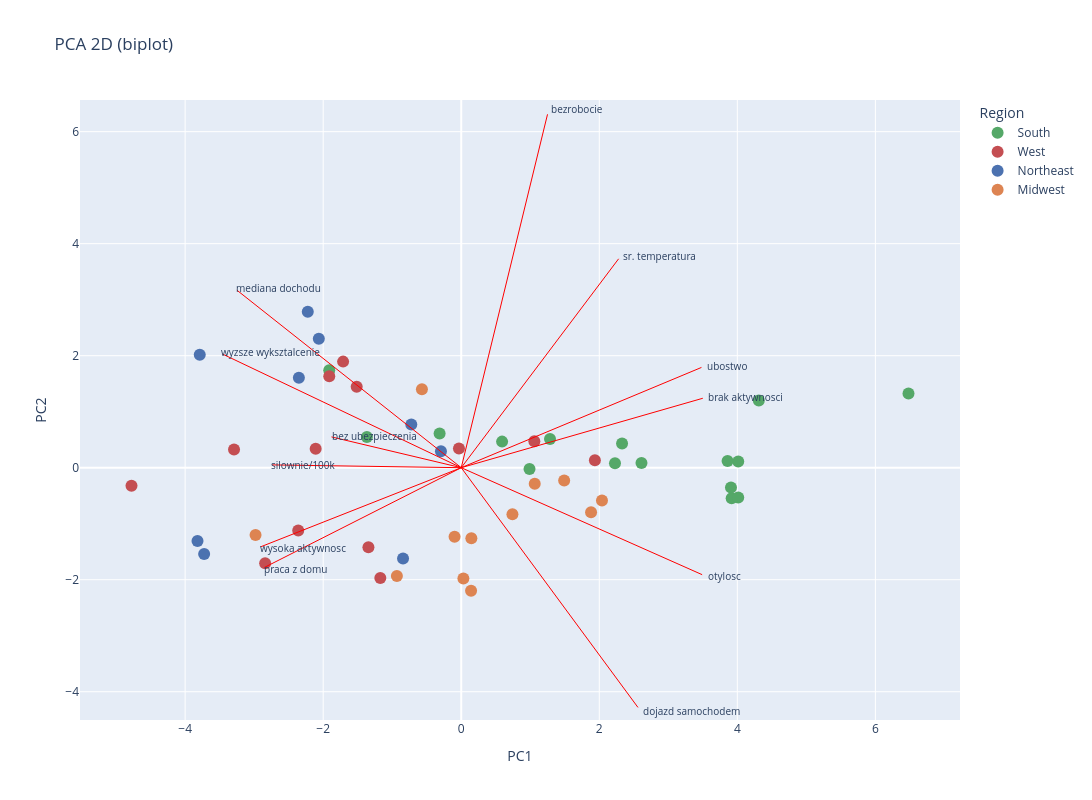

Source (notebook cell):
### Markdown cell above
**PC1 (~57% wariancji)** oś zamożności i zdrowia. Po prawej stronie (wysokie PC1): otyłość, brak aktywności, ubóstwo, dojazdy samochodem — typowy profil południa USA. Po lewej: wysokie wykształcenie, dochód, praca z domu, siłownie — Northeast i wybrzeże zachodnie. To dominująca oś zróżnicowania między stanami.

**PC2 (~14% wariancji)** oś klimatyczno-strukturalna, niezależna od PC1. Wysoko na PC2 plasują się stany z wysokim bezrobociem, ciepłym klimatem i ubóstwem, ale jednocześnie z niskimi dojazdami samochodem i niską otyłością. To brzmi jak Floryda, Arizona — ciepłe stany z dużymi miastami, gdzie ludzie chodzą pieszo, ale bezrobocie i ubóstwo są wysokie.

### Code cell
x = X_pca[:, 0]
y = X_pca[:, 1]

fig = px.scatter(
    x=x,
    y=y,
    hover_name=df_pca.LocationDesc,
    color=df_pca["Region"],
    labels={"x": "PC1", "y": "PC2", "color": "Region"},
    color_discrete_map=PALETTE,
    title="PCA 2D (biplot)",
)


for feature_name, row in loadings.iterrows():
    fig.add_shape(
        type="line",
        x0=0,
        y0=0,
        x1=row["PC1"] * 10,
        y1=row["PC2"] * 10,
        line=dict(color="red", width=1),
    )
    fig.add_annotation(
        x=row["PC1"] * 10.15,
        y=row["PC2"] * 10.15,
        text=feature_name,
        showarrow=False,
        font=dict(size=10),
        xanchor="left",
    )


fig.update_layout(
    autosize=False,
    width=1200,
    height=800,
)

fig.update_traces(marker=dict(size=12), textposition="top center")
fig.show()

### Figure 1 — Plotly figure (JSON) as saved in the notebook; plotly's stock layout.template omitted (floating-point values rounded to 4 significant figures)
{"data": [{"hovertemplate": "<b>%{hovertext}</b><br><br>Region=South<br>PC1=%{x}<br>PC2=%{y}<extra></extra>", "hovertext": ["Alabama", "Arkansas", "Delaware", "Florida", "Georgia", "Kentucky", "Louisiana", "Maryland", "Mississippi", "North Carolina", "Oklahoma", "South Carolina", "Tennessee", "Texas", "Virginia", "West Virginia"], "legendgroup": "South", "marker": {"color": "#55A868", "size": 12, "symbol": "circle"}, "mode": "markers", "name": "South", "orientation": "v", "showlegend": true, "textposition": "top center", "type": "scatter", "x": [4.013, 3.918, -0.3132, 0.5918, 1.286, 3.859, 4.311, -1.912, 6.48, 0.9895, 3.908, 2.227, 2.611, 2.33, -1.367, 4.013], "xaxis": "x", "y": [0.11, -0.5454, 0.6087, 0.4657, 0.5112, 0.1211, 1.199, 1.741, 1.325, -0.02171, -0.3533, 0.07832, 0.0858, 0.4332, 0.5464, -0.5328], "yaxis": "y"}, {"hovertemplate": "<b>%{hovertext}</b><br><br>Region=West<br>PC1=%{x}<br>PC2=%{y}<extra></extra>", "hovertext": ["Alaska", "Arizona", "California", "Colorado", "Hawaii", "Idaho", "Montana", "Nevada", "New Mexico", "Oregon", "Utah", "Washington", "Wyoming"], "legendgroup": "West", "marker": {"color": "#C44E52", "size": 12, "symbol": "circle"}, "mode": "markers", "name": "West", "orientation": "v", "showlegend": true, "textposition": "top center", "type": "scatter", "x": [-1.515, -0.03294, -1.711, -4.777, -1.912, -1.172, -2.841, 1.059, 1.936, -2.109, -2.361, -3.292, -1.345], "xaxis": "x", "y": [1.447, 0.3437, 1.894, -0.3221, 1.631, -1.97, -1.707, 0.4712, 0.1344, 0.3402, -1.123, 0.3257, -1.42], "yaxis": "y"}, {"hovertemplate": "<b>%{hovertext}</b><br><br>Region=Northeast<br>PC1=%{x}<br>PC2=%{y}<extra></extra>", "hovertext": ["Connecticut", "Maine", "Massachusetts", "New Hampshire", "New Jersey", "New York", "Pennsylvania", "Rhode Island", "Vermont"], "legendgroup": "Northeast", "marker": {"color": "#4C72B0", "size": 12, "symbol": "circle"}, "mode": "markers", "name": "Northeast", "orientation": "v", "showlegend": true, "textposition": "top center", "type": "scatter", "x": [-2.352, -0.8431, -3.788, -3.724, -2.063, -2.223, -0.2938, -0.7235, -3.821], "xaxis": "x", "y": [1.607, -1.62, 2.017, -1.54, 2.303, 2.786, 0.2956, 0.7733, -1.308], "yaxis": "y"}, {"hovertemplate": "<b>%{hovertext}</b><br><br>Region=Midwest<br>PC1=%{x}<br>PC2=%{y}<extra></extra>", "hovertext": ["Illinois", "Indiana", "Iowa", "Kansas", "Michigan", "Minnesota", "Missouri", "Nebraska", "North Dakota", "Ohio", "South Dakota", "Wisconsin"], "legendgroup": "Midwest", "marker": {"color": "#DD8452", "size": 12, "symbol": "circle"}, "mode": "markers", "name": "Midwest", "orientation": "v", "showlegend": true, "textposition": "top center", "type": "scatter", "x": [-0.5696, 2.039, 0.1469, 0.7419, 1.065, -2.98, 1.881, -0.09662, 0.1425, 1.491, 0.03115, -0.9322], "xaxis": "x", "y": [1.402, -0.5845, -1.261, -0.8329, -0.2876, -1.202, -0.7974, -1.231, -2.197, -0.2287, -1.979, -1.934], "yaxis": "y"}], "layout": {"annotations": [{"font": {"size": 10}, "showarrow": false, "text": "otylosc", "x": 3.542, "xanchor": "left", "y": -1.939}, {"font": {"size": 10}, "showarrow": false, "text": "brak aktywnosci", "x": 3.552, "xanchor": "left", "y": 1.259}, {"font": {"size": 10}, "showarrow": false, "text": "wysoka aktywnosc", "x": -2.943, "xanchor": "left", "y": -1.431}, {"font": {"size": 10}, "showarrow": false, "text": "mediana dochodu", "x": -3.299, "xanchor": "left", "y": 3.218}, {"font": {"size": 10}, "showarrow": false, "text": "ubostwo", "x": 3.532, "xanchor": "left", "y": 1.817}, {"font": {"size": 10}, "showarrow": false, "text": "bezrobocie", "x": 1.269, "xanchor": "left", "y": 6.405}, {"font": {"size": 10}, "showarrow": false, "text": "wyzsze wyksztalcenie", "x": -3.512, "xanchor": "left", "y": 2.06}, {"font": {"size": 10}, "showarrow": false, "text": "bez ubezpieczenia", "x": -1.908, "xanchor": "left", "y": 0.5583}, {"font": {"size": 10}, "showarrow": false, "text": "dojazd samochodem", "x": 2.598, "xanchor": "left", "y": -4.344}, {"font": {"size": 10}, "showarrow": false, "text": "praca z domu", "x": -2.893, "xanchor": "left", "y": -1.807}, {"font": {"size": 10}, "showarrow": false, "text": "silownie/100k", "x": -2.781, "xanchor": "left", "y": 0.05075}, {"font": {"size": 10}, "showarrow": false, "text": "sr. temperatura", "x": 2.314, "xanchor": "left", "y": 3.786}], "autosize": false, "height": 800, "legend": {"title": {"text": "Region"}, "tracegroupgap": 0}, "shapes": [{"line": {"color": "red", "width": 1}, "type": "line", "x0": 0, "x1": 3.49, "y0": 0, "y1": -1.91}, {"line": {"color": "red", "width": 1}, "type": "line", "x0": 0, "x1": 3.5, "y0": 0, "y1": 1.24}, {"line": {"color": "red", "width": 1}, "type": "line", "x0": 0, "x1": -2.9, "y0": 0, "y1": -1.41}, {"line": {"color": "red", "width": 1}, "type": "line", "x0": 0, "x1": -3.25, "y0": 0, "y1": 3.17}, {"line": {"color": "red", "width": 1}, "type": "line", "x0": 0, "x1": 3.48, "y0": 0, "y1": 1.79}, {"line": {"color": "red", "width": 1}, "type": "line", "x0": 0, "x1": 1.25, "y0": 0, "y1": 6.31}, {"line": {"color": "red", "width": 1}, "type": "line", "x0": 0, "x1": -3.46, "y0": 0, "y1": 2.03}, {"line": {"color": "red", "width": 1}, "type": "line", "x0": 0, "x1": -1.88, "y0": 0, "y1": 0.55}, {"line": {"color": "red", "width": 1}, "type": "line", "x0": 0, "x1": 2.56, "y0": 0, "y1": -4.28}, {"line": {"color": "red", "width": 1}, "type": "line", "x0": 0, "x1": -2.85, "y0": 0, "y1": -1.78}, {"line": {"color": "red", "width": 1}, "type": "line", "x0": 0, "x1": -2.74, "y0": 0, "y1": 0.05}, {"line": {"color": "red", "width": 1}, "type": "line", "x0": 0, "x1": 2.28, "y0": 0, "y1": 3.73}], "title": {"text": "PCA 2D (biplot)"}, "width": 1200, "xaxis": {"anchor": "y", "domain": [0, 1], "title": {"text": "PC1"}}, "yaxis": {"anchor": "x", "domain": [0, 1], "title": {"text": "PC2"}}}}
